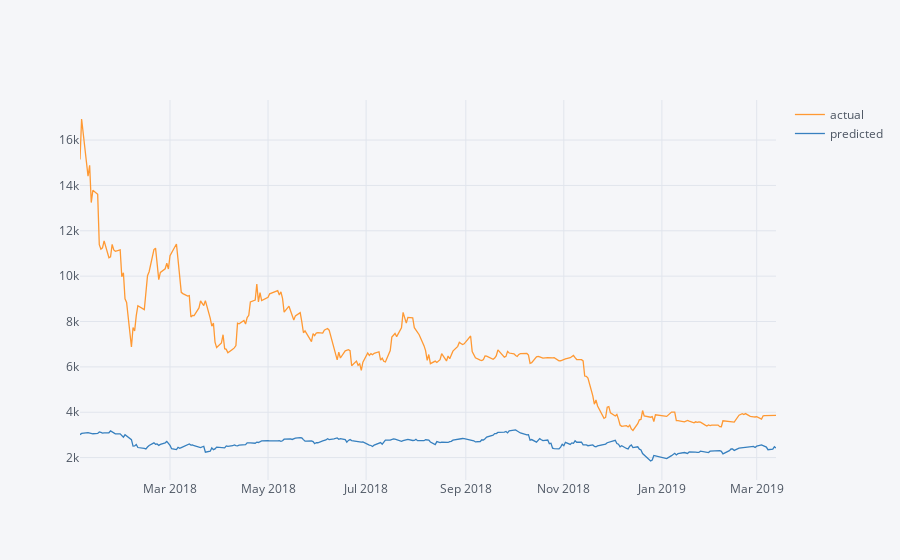

Notebook cell for this chart:
### Code cell
# 実際のBTC_USDと予測結果（2018-01-4から2019-03-13まで）
pd.DataFrame({
    "actual": test_y["close_btc"],
    "predicted": model.predict(test_x).reshape(1, -1)[0]
}).iplot()

### Figure 1 — Plotly figure (JSON) as saved in the notebook; plotly's stock layout.template omitted (floating-point values rounded to 4 significant figures; data arrays with more than 128 entries replaced by an {"elided": "..."} marker saying what was removed)
{"data": [{"line": {"color": "rgba(255, 153, 51, 1.0)", "dash": "solid", "shape": "linear", "width": 1.3}, "mode": "lines", "name": "actual", "text": "", "type": "scatter", "uid": "4afd669a-abe9-4439-9e17-fb937b1badfd", "x": {"elided": "293 str values"}, "y": {"elided": "293 float values"}}, {"line": {"color": "rgba(55, 128, 191, 1.0)", "dash": "solid", "shape": "linear", "width": 1.3}, "mode": "lines", "name": "predicted", "text": "", "type": "scatter", "uid": "bd0da18a-e18c-4a7a-a9e3-a25ab3068cbb", "x": {"elided": "293 str values"}, "y": {"elided": "293 float values"}}], "layout": {"autosize": true, "legend": {"bgcolor": "#F5F6F9", "font": {"color": "#4D5663"}}, "paper_bgcolor": "#F5F6F9", "plot_bgcolor": "#F5F6F9", "title": {"font": {"color": "#4D5663"}}, "xaxis": {"autorange": true, "gridcolor": "#E1E5ED", "range": ["2018-01-04", "2019-03-13"], "showgrid": true, "tickfont": {"color": "#4D5663"}, "title": {"font": {"color": "#4D5663"}, "text": ""}, "type": "date", "zerolinecolor": "#E1E5ED"}, "yaxis": {"autorange": true, "gridcolor": "#E1E5ED", "range": [1012.0, 17770.0], "showgrid": true, "tickfont": {"color": "#4D5663"}, "title": {"font": {"color": "#4D5663"}, "text": ""}, "type": "linear", "zerolinecolor": "#E1E5ED"}}}
